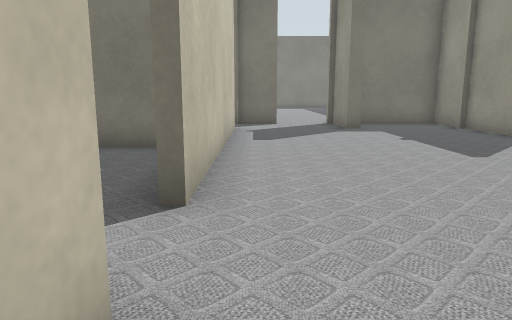
[1] (above)

24 first-person views from a walk through a robot-simulator world made for Gazebo. The camera is 0.5 m above the floor, tilts 10° down and sees 70° across. Floor lines are 1 m apart. The floor is counted in squares, 0.5 m on a side. Each view is taken from the middle of a square. On the plan, view 1 faces up. The plan holds only what a view shows up to about 13 squares ahead; the rest is blank. The place goes on beyond the plan.

[2]
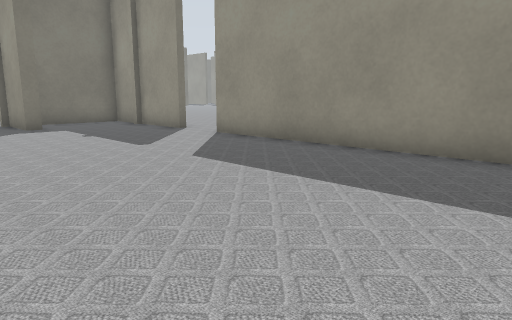

[3]
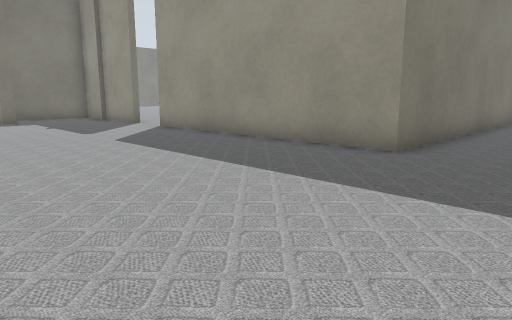

[4]
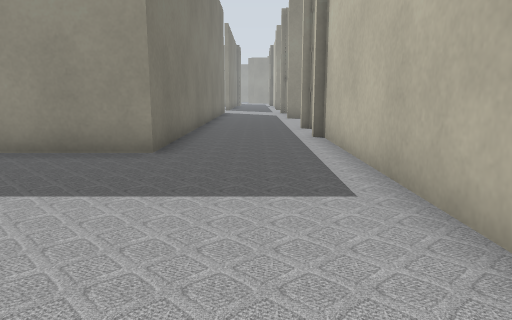

[5]
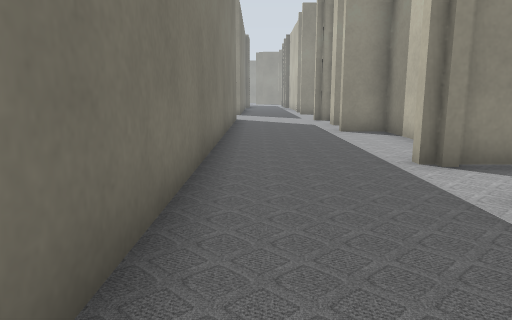

[6]
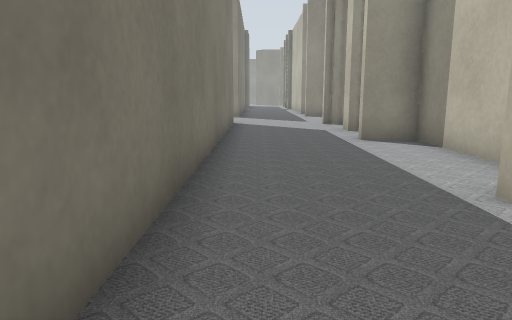

[7]
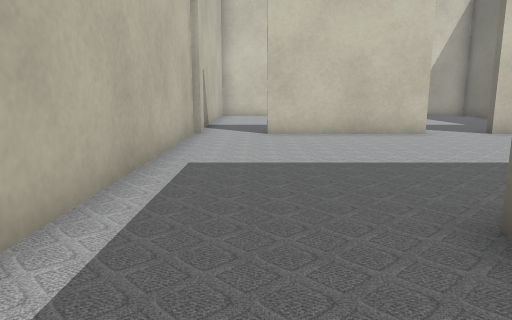

[8]
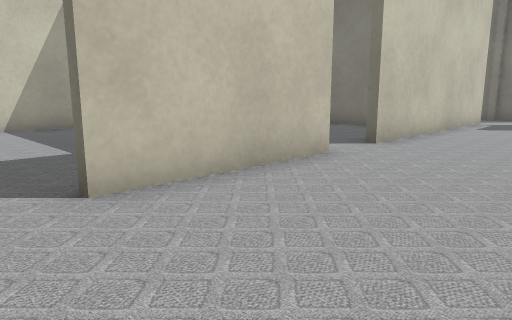

[9]
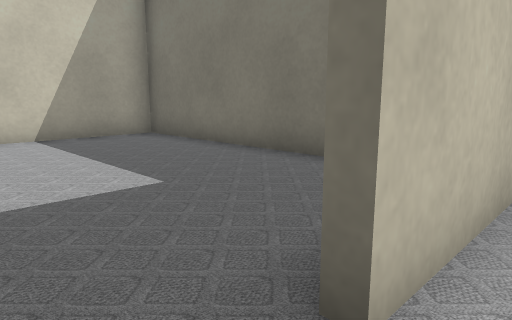

[10]
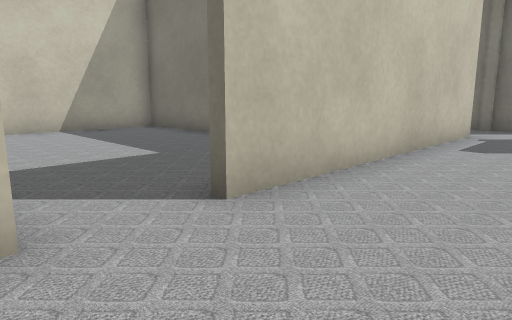

[11]
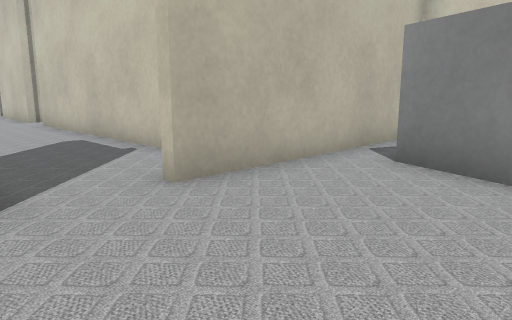

[12]
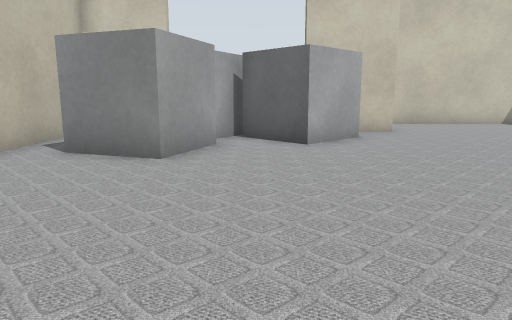

[13]
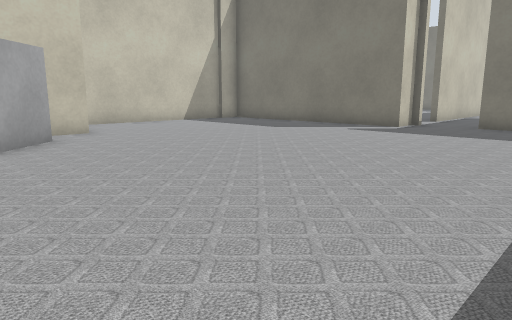

[14]
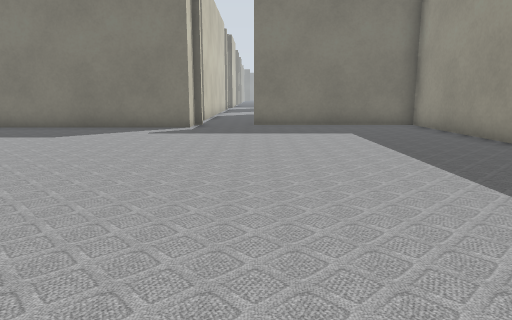

[15]
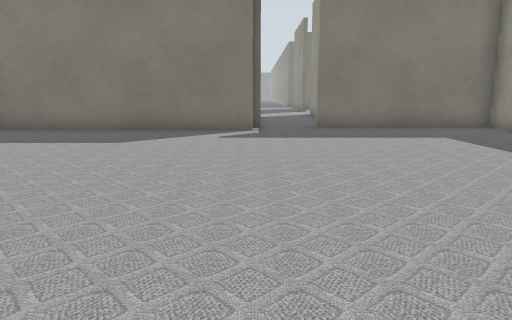

[16]
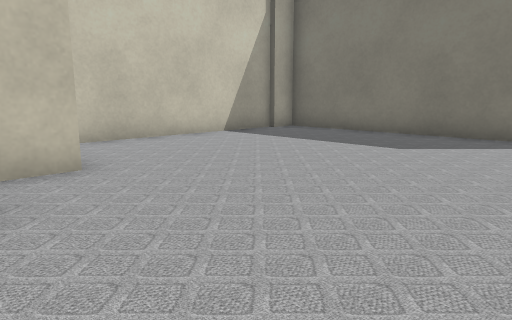

[17]
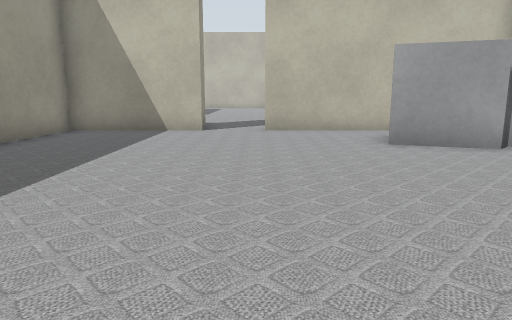

[18]
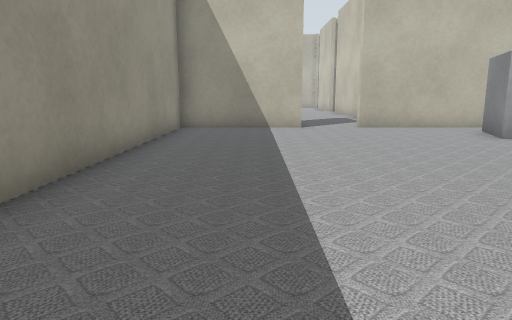

[19]
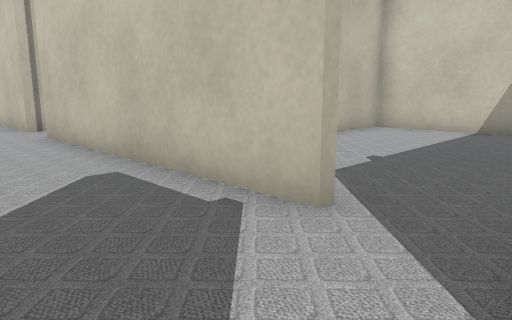

[20]
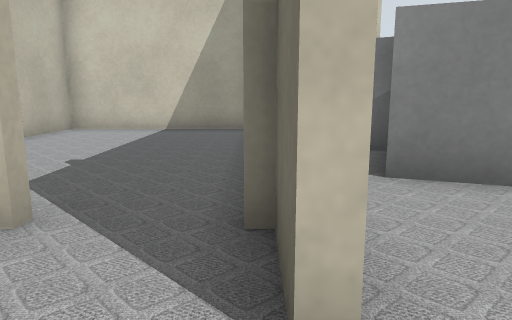

[21]
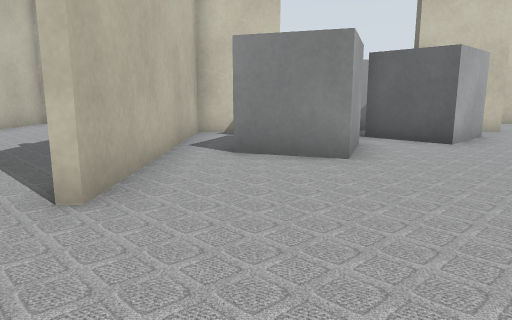

[22]
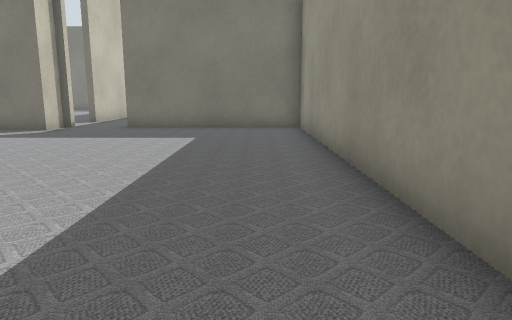

[23]
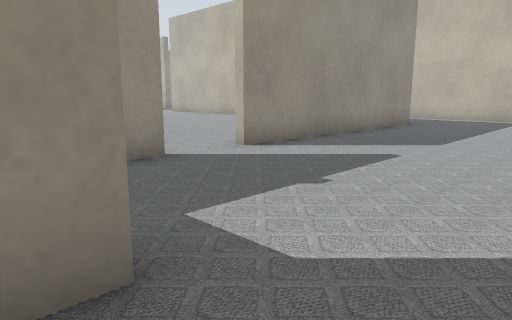

[24]
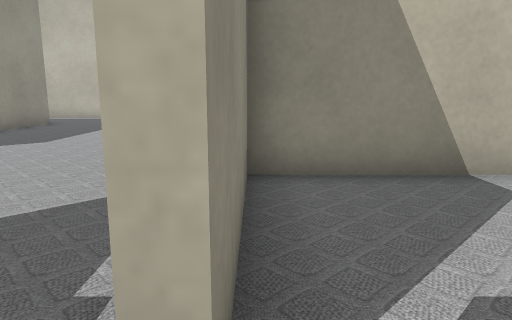

### Floor plan
Key: @ floor where view 1 was taken; # wall or solid block; . floor; B grey box.
Columns run from 9 left of view 1 to 21 right of it. Each row starts with its distance up from view 1.
 32         ...
 31         #.######
 30 #########......#
 29 #..............#
 28 #..............#
 27 #..............#
 26 #..............#
 25 #..............#
 24 #..............#
 23 #..............#
 22    #...........#
 21    #...........#
 20    #BB.........#
 19   BB B.........#
 18   B BB.........#
 17     BBBB.......#
 16    B   B.......#
 15    #B  B.......#
 14    #...........#
 13 #  #######..####
 12 #...........#..#
 11 #.......#......#
 10 #.......#......#
  9 #.......#......##.
  8 #.......#.........
  7 #########......##...
  6 #.......#......# ....
  5 #.......#......#  ...
  4 #.......#......##  ..
  3 #..............##
  2 #  ............##
  1 ######  #......##
  0 #.......#@.....##
 -1 #.......#......################
 -2 #.......#......................
 -3  ..............................
 -4     #####......................
 -5        ############.##...##.#.#
 -6                     ######

Where each view was taken, in squares from view 1:
view 1: 0 up, 0 right, facing up
view 2: 1 down, 0 right, facing up-right
view 3: 4 down, 0 right, facing up-right
view 4: 3 down, 0 right, facing right
view 5: 2 down, 6 right, facing right
view 6: 2 down, 8 right, facing right
view 7: 3 down, 9 right, facing left
view 8: 4 down, 3 right, facing up-left
view 9: 4 down, 0 right, facing up-left
view 10: 1 up, 2 right, facing up-left
view 11: 17 up, 3 right, facing down-left
view 12: 18 up, 4 right, facing left
view 13: 18 up, 4 right, facing up-left
view 14: 18 up, 1 right, facing up
view 15: 19 up, 1 left, facing up
view 16: 20 up, 1 left, facing up-left
view 17: 24 up, 1 right, facing down
view 18: 25 up, 4 right, facing down
view 19: 13 up, 2 right, facing down-left
view 20: 13 up, 2 right, facing left
view 21: 15 up, 4 right, facing left
view 22: 19 up, 5 right, facing up
view 23: 12 up, 1 right, facing down-right
view 24: 12 up, 1 left, facing down
